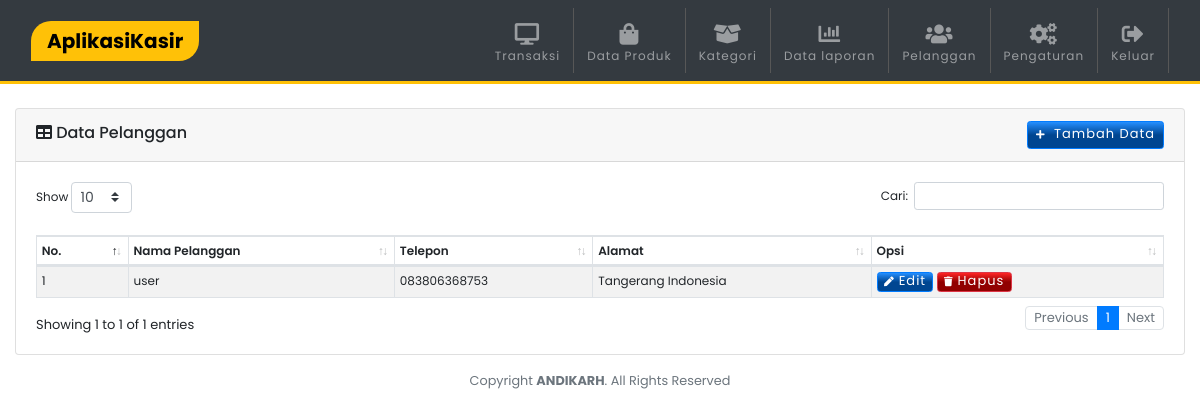
The app's page /pelanggan.php (signed in) with its own data.
### tables this page shows
CREATE TABLE `pelanggan` (
  `idpelanggan` int(11) NOT NULL,
  `nama_pelanggan` varchar(30) NOT NULL,
  `telepon_pelanggan` varchar(15) NOT NULL,
  `alamat_pelanggan` text NOT NULL
);

### pelanggan.php (the view, shortened to what this page needs)
<?php include 'template/header.php';?>
<br>
<div class="card">
    <div class="card-header">
        <div class="card-tittle"><i class="fa fa-table me-2"></i> Data Pelanggan
        <button type="button" class="btn btn-primary btn-xs p-2 float-right" data-toggle="modal" data-target="#addpelanggan">
            <i class="fa fa-plus fa-xs mr-1"></i> Tambah Data</button></div>
    </div>
        <div class="card-body">
            <table class="table table-striped table-sm table-bordered dt-responsive nowrap" id="table" width="100%">
                        <thead>
                        <tr>
                            <th>No.</th>
                            <th>Nama Pelanggan</th>
                            <th>Telepon</th>
                            <th>Alamat</th>
                            <th>Opsi</th>
                        </tr>
                        </thead>
                        <tbody>
                            <?php
                                $no=1;
                                $data_produk=mysqli_query($conn,"SELECT * FROM pelanggan order by idpelanggan ASC");
                                while($d=mysqli_fetch_array($data_produk)){
                                    $idpelanggan = $d['idpelanggan'];
                                    ?>
                                    <tr>
                                        <td><?php echo $no++ ?></td>
                                        <td><?php echo $d['nama_pelanggan'] ?></td>
                                        <td><?php echo $d['telepon_pelanggan'] ?></td>
                                        <td><?php echo $d['alamat_pelanggan'] ?></td>
                                        <td>
                                            <button type="button" class="btn btn-primary btn-xs"
                                             data-toggle="modal" data-target="#editP<?php echo $idpelanggan ?>">
                                             <i class="fa fa-pen fa-xs mr-1"></i>Edit</button>
                                            <a class="btn btn-danger btn-xs" href="?hapus=<?php echo $idpelanggan ?>"
                                            onclick="javascript:return confirm('Hapus Data Pelanggan - <?php echo $d['nama_pelanggan'] ?> ?');">
                                            <i class="fa fa-trash fa-xs mr-1"></i>Hapus</a>
                                        </td>
                                    </tr>
                        <?php }?>
					</tbody>
                </table>
        </div>
</div>
<?php include 'template/footer.php';?>

### template/header.php (shortened to what this page needs)
<?php
include "config.php";
$result1 = mysqli_query($conn, "SELECT * FROM login");
while($data = mysqli_fetch_array($result1))
{
    $toko = $data['nama_toko'];
}
?>
<!DOCTYPE html>
<html lang="en">
<head>
  <link rel="stylesheet" href="assets/css/bootstrap.min.css">
  <link rel="stylesheet" href="assets/css/style.css">
  <link href="assets/fontawesome/css/all.min.css" rel="stylesheet" type="text/css">
  <link href="assets/vendor/datatables/dataTables.bootstrap4.min.css" rel="stylesheet">
  <link href="assets/vendor/datatables/responsive.bootstrap4.min.css" rel="stylesheet">
</head>
<body>
<nav class="navbar navbar-expand-lg navbar-dark bg-dark sticky-top">
<div class="container">
  <a class="navbar-brand px-3 bg-warning" href=""><?php echo $toko ?></a>
  <div class="collapse navbar-collapse" id="navbarC">
    <ul class="navbar-nav ml-auto">
      <li class="nav-item">
        <a class="nav-link" href="index.php">
        <span class="text-center d-block pt-2"><i class="fa fa-desktop fa-2x"></i></span>Transaksi</a>
      </li>
      <li class="nav-item">
        <a class="nav-link" href="produk.php">
        <span class="text-center d-block pt-2"><i class="fa fa-shopping-bag fa-2x"></i></span>Data Produk</a>
      </li>
      <li class="nav-item">
        <a class="nav-link" href="kategori.php">
        <span class="text-center d-block pt-2"><i class="fa fa-box-open fa-2x"></i></span>Kategori</a>
      </li>
      <li class="nav-item">
        <a class="nav-link" href="laporan.php">
        <span class="text-center d-block pt-2"><i class="fa fa-chart-bar fa-2x"></i></span>Data laporan</a>
      </li>
      <li class="nav-item">
        <a class="nav-link" href="pelanggan.php">
        <span class="text-center d-block pt-2"><i class="fa fa-users fa-2x"></i></span>Pelanggan</a>
      </li>
      <li class="nav-item">
        <a class="nav-link" href="pengaturan.php">
        <span class="text-center d-block pt-2"><i class="fa fa-cogs fa-2x"></i></span>Pengaturan</a>
      </li>
      <li class="nav-item">
        <a class="nav-link" href="logout.php" onclick="javascript:return confirm('Anda yakin ingin keluar ?');">
        <span class="text-center d-block pt-2"><i class="fa fa-sign-out-alt fa-2x"></i></span>Keluar</a>
      </li>
    </ul>
  </div>
  </div>
</nav>
<div class="container">

### assets/css/style.css (style rules this page uses)
html, body { font-size: 100%; font-family: 'Poppins', sans-serif; scroll-behavior: smooth; }
a { text-decoration: none !important; }
.container { max-width: 1250px; }
.btn { font-size: small !important; letter-spacing: 1px !important; }
.btn-primary { background: linear-gradient(180deg, rgb(37, 143, 255) 0%, rgb(0, 70, 145) 50%) !important; }
.btn-danger { background: linear-gradient(180deg, rgb(255, 37, 37) 0%, rgb(145, 0, 0) 50%) !important; }
::placeholder { opacity: 1; font-size: 12px !important; letter-spacing: 1px; font-weight: 300; }
.fa-2x { font-size: 1.80em !important; }
.btn-group-xs > .btn, .btn-xs { padding: .25rem .4rem; font-size: .875rem; line-height: .5; border-radius: .2rem; }
.navbar { border-bottom: 3px solid #ffc107; }
.navbar-dark .navbar-nav .nav-item { font-weight: 400 !important; font-size: 12px; color: #c5c5c5 !important; letter-spacing: 1px; padding-left: 5px !important; padding-right: 5px !important; }
.navbar-dark .navbar-brand { font-weight: 700 !important; border-radius: 20px 0px; color: #000 !important; }
.navbar-dark .navbar-nav .nav-item { border-right: 1px solid rgb(87, 87, 87); }
.card-tittle { font-weight: 500 !important; }
table { font-size: 12px !important; }
table thead>tr>th { font-weight: 600 !important; }

### records on screen
pelanggan: nama_pelanggan "user", telepon_pelanggan "083806368753", alamat_pelanggan "Tangerang Indonesia"

### other values on screen
$toko "AplikasiKasir"
